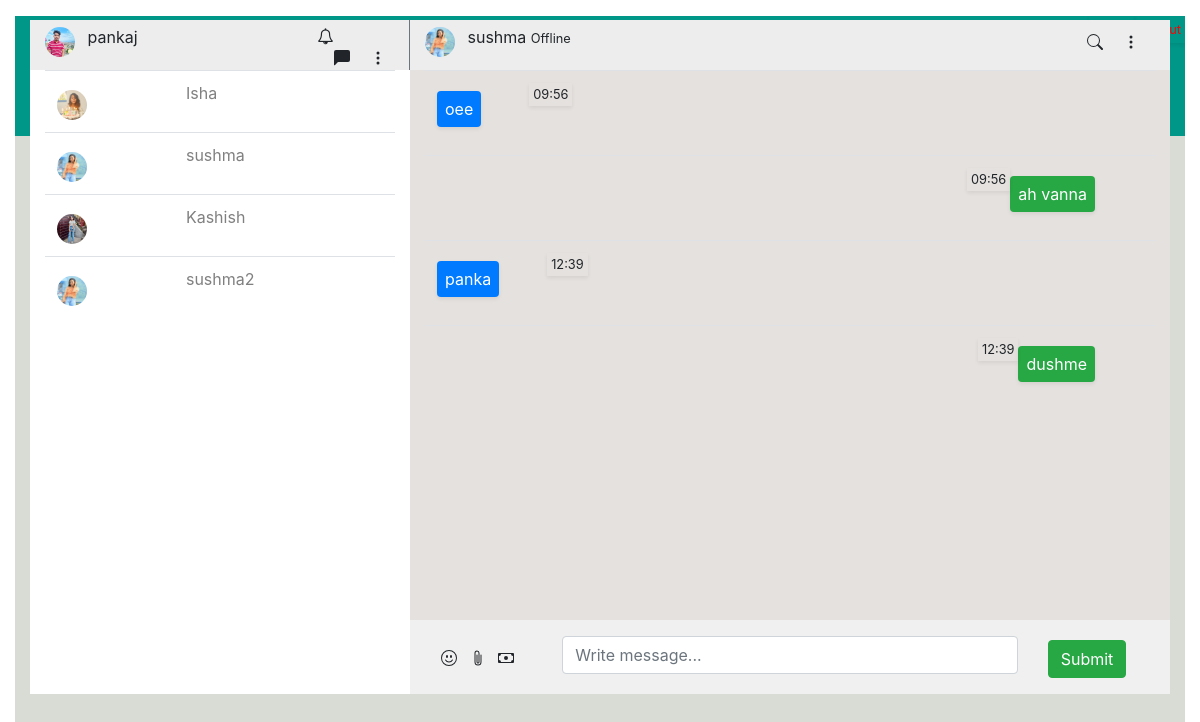
The page /chat/sushma/ (signed in) on the database as committed earlier.
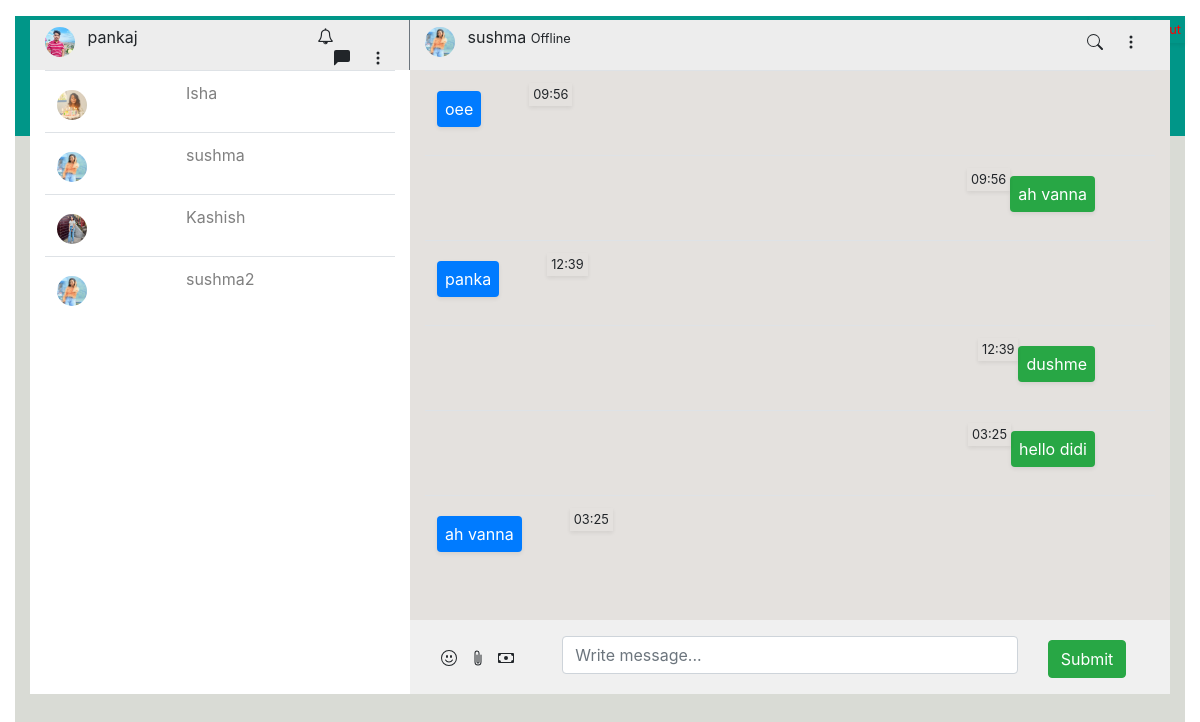
The same page on the database as committed later.
### account/models.py (models this page shows)
class Profile(models.Model):
    user=models.ForeignKey(User,on_delete=models.CASCADE)
    profileimg=models.ImageField(upload_to='profile_file',default='blank.webp')

### chats/models.py (models this page shows, shortened)
class ChatModel(models.Model):
    sender = models.CharField(max_length=100, default=None)
    message = models.TextField(null=True, blank=True)
    thread_name = models.CharField(null=True, blank=True, max_length=50)
    timestamp = models.DateTimeField(auto_now_add=True)

### chats/views.py (the view)
# urls.py: path('<str:username>/',chatPage,name='chat'),
@login_required(login_url='Login')
def chatPage(request, username):
    user_obj=User.objects.get(username=username)
    user_status=UserProfileModel.objects.get(user=user_obj)
    users=User.objects.get(username=request.user.username)
    user_prof=Profile.objects.get(user=users)
    profile=Profile.objects.exclude(user=users)
    profile_obj=Profile.objects.get(user=user_obj)
    if request.user.id > user_obj.id:
        thread_name = f'chat_{request.user.id}-{user_obj.id}'
    else:
        thread_name = f'chat_{user_obj.id}-{request.user.id}'
    message_obj=ChatModel.objects.filter(thread_name=thread_name)
    return render(request,'main_chat.html',context={'prof':profile,'user1':profile_obj,'messages': message_obj,'userprof':user_prof,'user':user_obj,'status':user_status})

### templates/main_chat.html (shortened to what this page needs)
{% extends 'base.html' %}
{% load static %}
{% block css %}
<link rel="stylesheet" href="{% static 'css/index.css' %}">
{% endblock %}
{% block content %}
<div class="back-container">
    <div class="container-fluid front-container">
        <a href='{% url 'Logout' %}'><p style="color:red;"><small class="p-1 shadow-sm float-right">Logout</small></p></a>
        <a href='{% url 'home' %}'><p style="color:red;"><small class="p-1 shadow-sm float-right">Back |</small></p></a>
    </div>
    <div class="container front-container1">
        <div class="row chat-top">
            <div class="col-sm-4 border-right border-secondary">
                <img src="{{userprof.profileimg.url}}" alt="" class="profile-image rounded-circle">
                <span class="ml-2">{{userprof.user.username}}</span>
                <span class="float-right mt-2">
                    <div class="notification">
                        <i class="fa fa-bell-o" aria-hidden="true"></i>
                    </div>
                    <svg width="1em" height="1em" viewBox="0 0 16 16" class="bi bi-chat-left-fill mx-3"
                        fill="currentColor" xmlns="http://www.w3.org/2000/svg">
                        <path fill-rule="evenodd"
                            d="M2 0a2 2 0 0 0-2 2v12.793a.5.5 0 0 0 .854.353l2.853-2.853A1 1 0 0 1 4.414 12H14a2 2 0 0 0 2-2V2a2 2 0 0 0-2-2H2z" />
                    </svg>
                    <svg width="1em" height="1em" viewBox="0 0 16 16" class="bi bi-three-dots-vertical mr-2"
                        fill="currentColor" xmlns="http://www.w3.org/2000/svg">
                        <path fill-rule="evenodd"
                            d="M9.5 13a1.5 1.5 0 1 1-3 0 1.5 1.5 0 0 1 3 0zm0-5a1.5 1.5 0 1 1-3 0 1.5 1.5 0 0 1 3 0zm0-5a1.5 1.5 0 1 1-3 0 1.5 1.5 0 0 1 3 0z" />
                    </svg>
                </span>
            </div>
            <div class="col-sm-8">
                <img src="{{user1.profileimg.url}}" alt="" class="profile-image rounded-circle">
                <span class="ml-2">{{user1.user.username}}</span>
                {% if status.online_status %}
                <small id="{{user1.user.username}}_small">Online</small>
                {% else %}
                <small id="{{user1.user.username}}_small">Offline</small>
                {% endif %}
                <span class="float-right mt-2">
                    <svg width="1em" height="1em" viewBox="0 0 16 16" class="bi bi-three-dots-vertical mx-3"
                        fill="currentColor" xmlns="http://www.w3.org/2000/svg">
                        <path fill-rule="evenodd"
                            d="M9.5 13a1.5 1.5 0 1 1-3 0 1.5 1.5 0 0 1 3 0zm0-5a1.5 1.5 0 1 1-3 0 1.5 1.5 0 0 1 3 0zm0-5a1.5 1.5 0 1 1-3 0 1.5 1.5 0 0 1 3 0z" />
                    </svg>
                </span>
            </div>
        </div>
        <div class="row">
            <div class="col-sm-4 contacts">
                <div class="contact-table-scroll">
                    <table class="table table-hover">
                        <tbody>
                            {% for profile in prof %}
                            <tr>
                                <td><img src="{{profile.profileimg.url}}"  alt="" class="profile-image rounded-circle">
                                </td>
                                {% if profile.user.userprofilemodel.online_status %}
                                <td><a style="color: green" id="{{profile.user.username}}_status" href="{% url 'chat' username=profile.user.username %}">{{profile.user.username}}</a></td>
                                {% else %}
                                <td><a style="color: grey" id="{{profile.user.username}}_status" href="{% url 'chat' username=profile.user.username %}">{{profile.user.username}}</a></td>
                                {% endif %}
                            </tr>
                            {% endfor %}
                        </tbody>
                    </table>
                </div>
            </div>
            <div class="col-sm-8 message-area">
                <div class="message-table-scroll">
                    <table class="table">
                        <tbody id='chat-body'>
                            {% for message in messages %}
                            {% if message.sender == request.user.username %}
                            <tr>
                                <td>
                                    <p class="bg-success p-2 mt-2 mr-5 shadow-sm text-white float-right rounded">
                                        {{message.message}}<br>
                                    </p>
                                    <p><small class="p-1 shadow-sm float-right">{{message.timestamp|time:'H:i'}}</small>
                                    </p>
                                </td>
                            </tr>
                            {% else %}
                            <tr>
                                <td>
                                    <p class="bg-primary p-2 mt-2 mr-5 shadow-sm text-white float-left rounded">
                                        {{message.message}}
                                    </p>
                                    <p><small class="p-1 shadow-sm float-left">{{message.timestamp|time:'H:i'}}</small>
                                    </p>
                                </td>
                            </tr>
                            {% endif %}
                            {% endfor %}
                        </tbody>
                    </table>
                </div>
                <div class="row message-box p-3">
                    <div class="col-sm-2 mt-2">
                    </div>
                    <div class="col-sm-8">
                        <input type="text" class="form-control" id="message_input" placeholder="Write message...">
                    </div>
                    <div class="col-sm-2 mt-1">
                        <div class="control">
                            <button class="btn btn-success" id="chat-message-submit">Submit</button>
                        </div>
                    </div>
                </div>
            </div>
        </div>
    </div>
</div>
{% endblock %}

### templates/base.html (shortened to what this page needs)
<html lang="en">
<head>
    <link rel="stylesheet" href="https://stackpath.bootstrapcdn.com/bootstrap/4.5.0/css/bootstrap.min.css"
>
    <link rel="stylesheet" href="https://cdnjs.cloudflare.com/ajax/libs/font-awesome/4.7.0/css/font-awesome.css"
 />
    {% block css %}{% endblock %}
</head>
<body>
    {% block content %}{% endblock %}
</body>
</html>

### static/css/index.css (style rules this page uses)
.back-container { position: relative; }
.front-container { position: absolute; top: 0; left: 0; right: 0; }
.front-container1 { position: absolute; top: 20px; left: 0; right: 0; }
.chat-top { background-color: #ededed; min-height: 50px; }
.profile-image { margin-top: 7px; height: 30px; width: 30px; }
.contacts { background-color: #ffffff; min-height: 600px; }
.contact-table-scroll { overflow-y: scroll; height: 600px; }
.message-area { background-color: #e4e1de; min-height: 600px; }
.message-table-scroll { overflow-y: scroll; height: 550px; }
.message-box { background-color: #f0f0f0; }

Rows that differ between the two databases and show on the page:
added ChatModel: message "hello didi", timestamp "03:25"
added ChatModel: message "ah vanna", timestamp "03:25"
